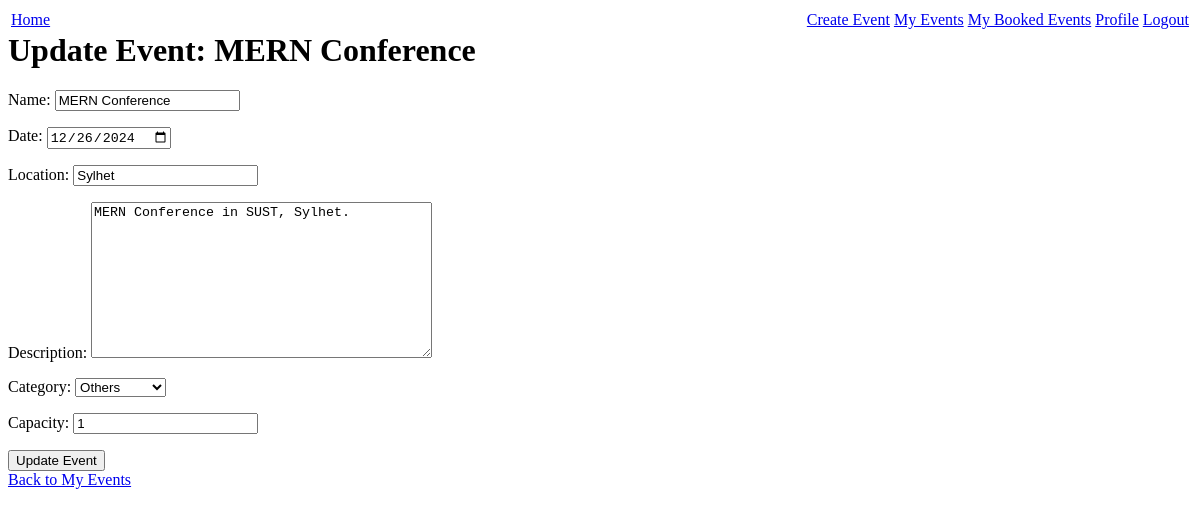
Before: /event/3/update/ (signed in) with the older database file.
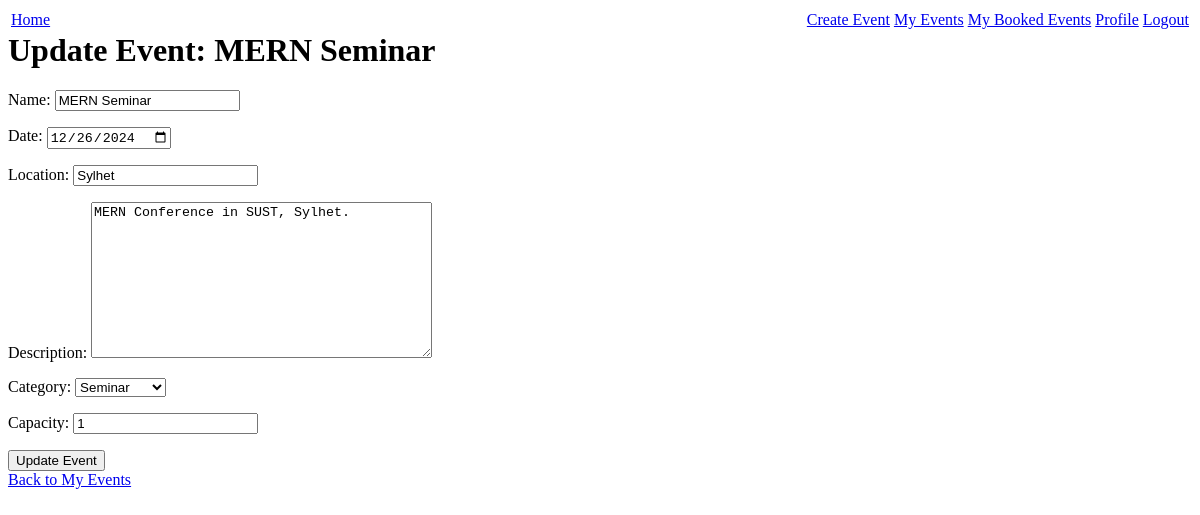
After: the same page with the newer database file.
### events/models.py (models this page shows, shortened)
class Event(models.Model):
    CATEGORY_CHOICES = [
        ("conference", "Conference"),
        ("concert", "Concert"),
        ("workshop", "Workshop"),
        ("seminar", "Seminar"),
        ("others", "Others"),
    ]
    name = models.CharField(max_length=100)
    date = models.DateField()
    location = models.CharField(max_length=100)
    description = models.TextField()
    user = models.ForeignKey(User, on_delete=models.CASCADE)
    category = models.CharField(max_length=20, choices=CATEGORY_CHOICES, default="")
    capacity = models.PositiveIntegerField(default=0)

### events/views.py (the view)
# urls.py: path("event/<int:event_id>/update/", views.event_update, name="event_update"),
@login_required
def event_update(request, event_id):
    try:
        event = Event.objects.get(pk=event_id)
        if event.user != request.user and not request.user.is_staff:
            return HttpResponseForbidden("You are not allowed to edit this event.")
        if request.method == "POST":
            form = EventForm(request.POST, instance=event)
            if form.is_valid():
                form.save()
                return redirect("my_events")
        else:
            form = EventForm(instance=event)
        return render(
            request, "events/event_update.html", {"form": form, "event": event}
        )
    except Event.DoesNotExist:
        return HttpResponse(
            """
            <div style="text-align: center;">
                <h1>Event doesn't exist!</h1>
                <h2><a href="/my-events/">Go to My Events</a></h2>
            </div>
            """
        )

### events/forms.py
class EventForm(forms.ModelForm):
    class Meta:
        model = Event
        fields = ["name", "date", "location", "description", "category", "capacity"]
        widgets = {
            "date": forms.DateInput(attrs={"type": "date"}),
        }

### events/templates/events/event_update.html (shortened to what this page needs)
{% extends "base.html" %}
{% block content %}
<h1>Update Event: {{ event.name }}</h1>
<form method="post">
    {{ form.as_p }}
    <button type="submit">Update Event</button>
</form>
<a href="{% url 'my_events' %}">Back to My Events</a>
{% endblock %}

Changed rows visible on the page:
changed Event "Sylhet": name "MERN Conference" → "MERN Seminar"; category "Others" → "Seminar"
